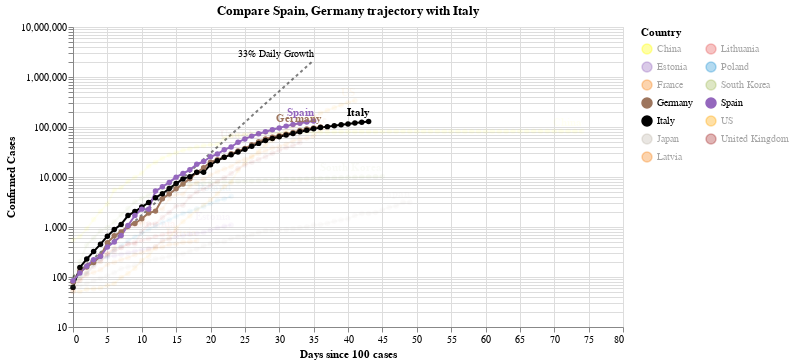

Write notebook code for a chart like this one.
### Code cell
#hide_input
chart2 = make_since_chart(['Spain', 'Germany'])
chart2

### Figure 1 — Vega-Lite specification as saved in the notebook (floating-point values rounded to 4 significant figures; data arrays with more than 128 entries replaced by an {"elided": "..."} marker saying what was removed)
{"config": {"view": {"continuousWidth": 400, "continuousHeight": 300}}, "layer": [{"mark": {"type": "line", "color": "black", "opacity": 0.5, "strokeDash": [3, 3]}, "encoding": {"x": {"type": "quantitative", "field": "Days since 100 cases"}, "y": {"type": "quantitative", "field": "Confirmed Cases"}}}, {"mark": {"type": "text", "align": "right", "dy": -6, "fontSize": 10, "text": "33% Daily Growth"}, "encoding": {"x": {"type": "quantitative", "field": "Days since 100 cases"}, "y": {"type": "quantitative", "field": "Confirmed Cases"}}, "transform": [{"filter": "(datum['Days since 100 cases'] >= 35)"}]}, {"data": {"name": "data-3a6b4a19fb9b04bf82e7a4703047c5cf"}, "mark": {"type": "line", "point": true}, "encoding": {"color": {"type": "nominal", "field": "Country", "legend": {"columns": 2}, "scale": {"domain": ["China", "Estonia", "France", "Germany", "Italy", "Japan", "Latvia", "Lithuania", "Poland", "South Korea", "Spain", "US", "United Kingdom"], "range": ["yellow", "#9467bd", "#F58518", "#9D755D", "black", "#C1B7AD", "#F58518", "#E45756", "#2495D3", "#A1BA59", "#9467bd", "orange", "brown"]}}, "opacity": {"condition": {"value": 1, "selection": "selector003"}, "value": 0.05}, "tooltip": [{"type": "nominal", "field": "Country"}, {"type": "temporal", "field": "Date"}, {"type": "quantitative", "field": "Confirmed Cases"}, {"type": "quantitative", "field": "Days since 100 cases"}], "x": {"type": "quantitative", "field": "Days since 100 cases"}, "y": {"type": "quantitative", "field": "Confirmed Cases", "scale": {"type": "log"}}}, "selection": {"selector003": {"type": "multi", "fields": ["Country"], "bind": "legend", "init": [{"Country": "Spain"}, {"Country": "Germany"}, {"Country": "Italy"}]}}, "width": 550}, {"data": {"name": "data-3a6b4a19fb9b04bf82e7a4703047c5cf"}, "mark": {"type": "text", "align": "right", "dy": -8, "fontWeight": "bold"}, "encoding": {"color": {"type": "nominal", "field": "Country", "legend": {"columns": 2}, "scale": {"domain": ["China", "Estonia", "France", "Germany", "Italy", "Japan", "Latvia", "Lithuania", "Poland", "South Korea", "Spain", "US", "United Kingdom"], "range": ["yellow", "#9467bd", "#F58518", "#9D755D", "black", "#C1B7AD", "#F58518", "#E45756", "#2495D3", "#A1BA59", "#9467bd", "orange", "brown"]}}, "opacity": {"condition": {"value": 1, "selection": "selector003"}, "value": 0.05}, "text": {"type": "nominal", "field": "Country"}, "tooltip": [{"type": "nominal", "field": "Country"}, {"type": "temporal", "field": "Date"}, {"type": "quantitative", "field": "Confirmed Cases"}, {"type": "quantitative", "field": "Days since 100 cases"}], "x": {"type": "quantitative", "field": "Days since 100 cases"}, "y": {"type": "quantitative", "field": "Confirmed Cases", "scale": {"type": "log"}}}, "transform": [{"filter": "(datum['Date'] >= 1586044800000)"}], "width": 550}], "data": {"name": "data-c1a3bbf4dd040f2e7e8e7a69520e3c2a"}, "title": "Compare Spain, Germany trajectory with Italy", "$schema": "https://vega.github.io/schema/vega-lite/v4.0.2.json", "datasets": {"data-c1a3bbf4dd040f2e7e8e7a69520e3c2a": [{"Days since 100 cases": 0, "Confirmed Cases": 100.0}, {"Days since 100 cases": 1, "Confirmed Cases": 133.0}, {"Days since 100 cases": 2, "Confirmed Cases": 176.9}, {"Days since 100 cases": 3, "Confirmed Cases": 235.3}, {"Days since 100 cases": 4, "Confirmed Cases": 312.9}, {"Days since 100 cases": 5, "Confirmed Cases": 416.2}, {"Days since 100 cases": 6, "Confirmed Cases": 553.5}, {"Days since 100 cases": 7, "Confirmed Cases": 736.1}, {"Days since 100 cases": 8, "Confirmed Cases": 979.1}, {"Days since 100 cases": 9, "Confirmed Cases": 1302.0}, {"Days since 100 cases": 10, "Confirmed Cases": 1732.0}, {"Days since 100 cases": 11, "Confirmed Cases": 2303.0}, {"Days since 100 cases": 12, "Confirmed Cases": 3064.0}, {"Days since 100 cases": 13, "Confirmed Cases": 4074.0}, {"Days since 100 cases": 14, "Confirmed Cases": 5419.0}, {"Days since 100 cases": 15, "Confirmed Cases": 7207.0}, {"Days since 100 cases": 16, "Confirmed Cases": 9586.0}, {"Days since 100 cases": 17, "Confirmed Cases": 12750.0}, {"Days since 100 cases": 18, "Confirmed Cases": 16960.0}, {"Days since 100 cases": 19, "Confirmed Cases": 22550.0}, {"Days since 100 cases": 20, "Confirmed Cases": 29990.0}, {"Days since 100 cases": 21, "Confirmed Cases": 39890.0}, {"Days since 100 cases": 22, "Confirmed Cases": 53060.0}, {"Days since 100 cases": 23, "Confirmed Cases": 70560.0}, {"Days since 100 cases": 24, "Confirmed Cases": 93850.0}, {"Days since 100 cases": 25, "Confirmed Cases": 124800.0}, {"Days since 100 cases": 26, "Confirmed Cases": 166000.0}, {"Days since 100 cases": 27, "Confirmed Cases": 220800.0}, {"Days since 100 cases": 28, "Confirmed Cases": 293700.0}, {"Days since 100 cases": 29, "Confirmed Cases": 390600.0}, {"Days since 100 cases": 30, "Confirmed Cases": 519500.0}, {"Days since 100 cases": 31, "Confirmed Cases": 690900.0}, {"Days since 100 cases": 32, "Confirmed Cases": 918900.0}, {"Days since 100 cases": 33, "Confirmed Cases": 1222000.0}, {"Days since 100 cases": 34, "Confirmed Cases": 1625000.0}, {"Days since 100 cases": 35, "Confirmed Cases": 2162000.0}], "data-3a6b4a19fb9b04bf82e7a4703047c5cf": {"elided": "485 records"}}}
